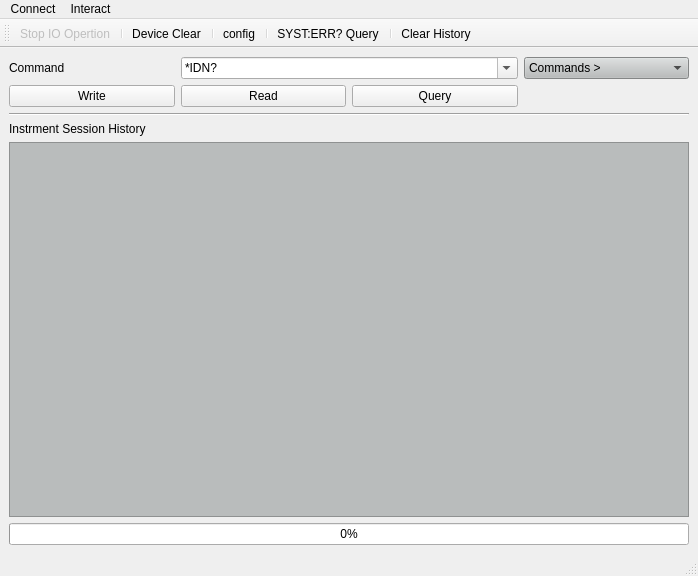
<?xml version="1.0" encoding="UTF-8"?>
<ui version="4.0">
 <class>MainWindow</class>
 <widget class="QMainWindow" name="MainWindow">
  <property name="geometry">
   <rect>
    <x>0</x>
    <y>0</y>
    <width>698</width>
    <height>576</height>
   </rect>
  </property>
  <property name="windowTitle">
   <string>Instrument IO Tool</string>
  </property>
  <property name="windowIcon">
   <iconset>
    <normaloff>../res/icon/toolbox-100.png</normaloff>../res/icon/toolbox-100.png</iconset>
  </property>
  <widget class="QWidget" name="centralwidget">
   <layout class="QVBoxLayout" name="verticalLayout">
    <item>
     <layout class="QGridLayout" name="gridLayout">
      <item row="0" column="0">
       <widget class="QLabel" name="label_command">
        <property name="text">
         <string>Command</string>
        </property>
       </widget>
      </item>
      <item row="0" column="1" colspan="2">
       <widget class="QComboBox" name="comboBox_cmd_history">
        <property name="editable">
         <bool>true</bool>
        </property>
        <property name="currentText">
         <string>*IDN?</string>
        </property>
        <property name="maxCount">
         <number>20</number>
        </property>
        <property name="insertPolicy">
         <enum>QComboBox::InsertAtTop</enum>
        </property>
        <item>
         <property name="text">
          <string>*IDN?</string>
         </property>
        </item>
       </widget>
      </item>
      <item row="1" column="2">
       <widget class="QPushButton" name="btn_query">
        <property name="text">
         <string>Query</string>
        </property>
       </widget>
      </item>
      <item row="1" column="1">
       <widget class="QPushButton" name="btn_read">
        <property name="text">
         <string>Read</string>
        </property>
       </widget>
      </item>
      <item row="1" column="0">
       <widget class="QPushButton" name="btn_write">
        <property name="text">
         <string>Write</string>
        </property>
       </widget>
      </item>
      <item row="0" column="3">
       <widget class="QComboBox" name="comboBox_cmd_list">
        <property name="styleSheet">
         <string notr="true">alternate-background-color: rgb(201, 206, 206);
background-color: rgb(185, 188, 188);</string>
        </property>
        <property name="editable">
         <bool>false</bool>
        </property>
        <property name="currentText">
         <string>Commands &gt;</string>
        </property>
        <item>
         <property name="text">
          <string>Commands &gt;</string>
         </property>
        </item>
        <item>
         <property name="text">
          <string>*IDN?</string>
         </property>
        </item>
        <item>
         <property name="text">
          <string>*OPC?</string>
         </property>
        </item>
        <item>
         <property name="text">
          <string>*CLS</string>
         </property>
        </item>
        <item>
         <property name="text">
          <string>*RCL</string>
         </property>
        </item>
        <item>
         <property name="text">
          <string>*RST</string>
         </property>
        </item>
        <item>
         <property name="text">
          <string>*SAV</string>
         </property>
        </item>
        <item>
         <property name="text">
          <string>*STB?</string>
         </property>
        </item>
        <item>
         <property name="text">
          <string>*TRG</string>
         </property>
        </item>
        <item>
         <property name="text">
          <string>*TST?</string>
         </property>
        </item>
       </widget>
      </item>
     </layout>
    </item>
    <item>
     <widget class="Line" name="line">
      <property name="orientation">
       <enum>Qt::Horizontal</enum>
      </property>
     </widget>
    </item>
    <item>
     <widget class="QLabel" name="label_instr_session_hist">
      <property name="text">
       <string>Instrment Session History</string>
      </property>
     </widget>
    </item>
    <item>
     <widget class="QTextBrowser" name="textBrowser">
      <property name="styleSheet">
       <string notr="true">alternate-background-color: rgb(201, 206, 206);
background-color: rgb(185, 188, 188);</string>
      </property>
      <property name="html">
       <string>&lt;!DOCTYPE HTML PUBLIC &quot;-//W3C//DTD HTML 4.0//EN&quot; &quot;http://www.w3.org/TR/REC-html40/strict.dtd&quot;&gt;
&lt;html&gt;&lt;head&gt;&lt;meta name=&quot;qrichtext&quot; content=&quot;1&quot; /&gt;&lt;style type=&quot;text/css&quot;&gt;
p, li { white-space: pre-wrap; }
&lt;/style&gt;&lt;/head&gt;&lt;body style=&quot; font-family:'.AppleSystemUIFont'; font-size:13pt; font-weight:400; font-style:normal;&quot;&gt;
&lt;p style=&quot;-qt-paragraph-type:empty; margin-top:12px; margin-bottom:12px; margin-left:0px; margin-right:0px; -qt-block-indent:0; text-indent:0px;&quot;&gt;&lt;br /&gt;&lt;/p&gt;&lt;/body&gt;&lt;/html&gt;</string>
      </property>
     </widget>
    </item>
    <item>
     <widget class="QProgressBar" name="progressBar">
      <property name="enabled">
       <bool>true</bool>
      </property>
      <property name="value">
       <number>0</number>
      </property>
     </widget>
    </item>
   </layout>
  </widget>
  <widget class="QMenuBar" name="menubar">
   <property name="geometry">
    <rect>
     <x>0</x>
     <y>0</y>
     <width>698</width>
     <height>24</height>
    </rect>
   </property>
   <widget class="QMenu" name="menuConnect">
    <property name="title">
     <string>Connect</string>
    </property>
    <addaction name="actionConnect"/>
    <addaction name="actionDisconnect"/>
    <addaction name="separator"/>
    <addaction name="actionClose"/>
   </widget>
   <widget class="QMenu" name="menuInteract">
    <property name="title">
     <string>Interact</string>
    </property>
    <addaction name="actionStop_IO_Opertion"/>
    <addaction name="separator"/>
    <addaction name="actionDevice_Clear"/>
    <addaction name="actionSYST_ERR_Query"/>
    <addaction name="actionClear"/>
    <addaction name="actionConfig"/>
   </widget>
   <addaction name="menuConnect"/>
   <addaction name="menuInteract"/>
  </widget>
  <widget class="QStatusBar" name="statusbar"/>
  <widget class="QToolBar" name="toolBar">
   <property name="windowTitle">
    <string>toolBar</string>
   </property>
   <attribute name="toolBarArea">
    <enum>TopToolBarArea</enum>
   </attribute>
   <attribute name="toolBarBreak">
    <bool>false</bool>
   </attribute>
   <addaction name="actionStop_IO_Opertion"/>
   <addaction name="separator"/>
   <addaction name="actionDevice_Clear"/>
   <addaction name="separator"/>
   <addaction name="actionConfig"/>
   <addaction name="separator"/>
   <addaction name="actionSYST_ERR_Query"/>
   <addaction name="separator"/>
   <addaction name="actionClear"/>
  </widget>
  <action name="actionConnect">
   <property name="text">
    <string>Connect...</string>
   </property>
   <property name="shortcut">
    <string>C</string>
   </property>
  </action>
  <action name="actionDisconnect">
   <property name="enabled">
    <bool>false</bool>
   </property>
   <property name="text">
    <string>Disconnect</string>
   </property>
  </action>
  <action name="actionClear">
   <property name="text">
    <string>Clear History</string>
   </property>
  </action>
  <action name="actionStop_IO_Opertion">
   <property name="enabled">
    <bool>false</bool>
   </property>
   <property name="icon">
    <iconset>
     <normaloff>../res/icon/cancel-100.png</normaloff>../res/icon/cancel-100.png</iconset>
   </property>
   <property name="text">
    <string>Stop IO Opertion</string>
   </property>
  </action>
  <action name="actionClose">
   <property name="text">
    <string>&amp;Close Window</string>
   </property>
   <property name="toolTip">
    <string>Close the window</string>
   </property>
  </action>
  <action name="actionConfig">
   <property name="icon">
    <iconset>
     <normaloff>../res/icon/setting-100.png</normaloff>../res/icon/setting-100.png</iconset>
   </property>
   <property name="text">
    <string>config</string>
   </property>
   <property name="toolTip">
    <string>configuration</string>
   </property>
  </action>
  <action name="actionDevice_Clear">
   <property name="icon">
    <iconset>
     <normaloff>../res/icon/toolbox-100.png</normaloff>../res/icon/toolbox-100.png</iconset>
   </property>
   <property name="text">
    <string>Device Clear</string>
   </property>
  </action>
  <action name="actionSYST_ERR_Query">
   <property name="text">
    <string>SYST:ERR? Query</string>
   </property>
  </action>
 </widget>
 <resources/>
 <connections>
  <connection>
   <sender>comboBox_cmd_list</sender>
   <signal>activated(QString)</signal>
   <receiver>comboBox_cmd_history</receiver>
   <slot>setCurrentText(QString)</slot>
   <hints>
    <hint type="sourcelabel">
     <x>565</x>
     <y>93</y>
    </hint>
    <hint type="destinationlabel">
     <x>475</x>
     <y>96</y>
    </hint>
   </hints>
  </connection>
 </connections>
</ui>
